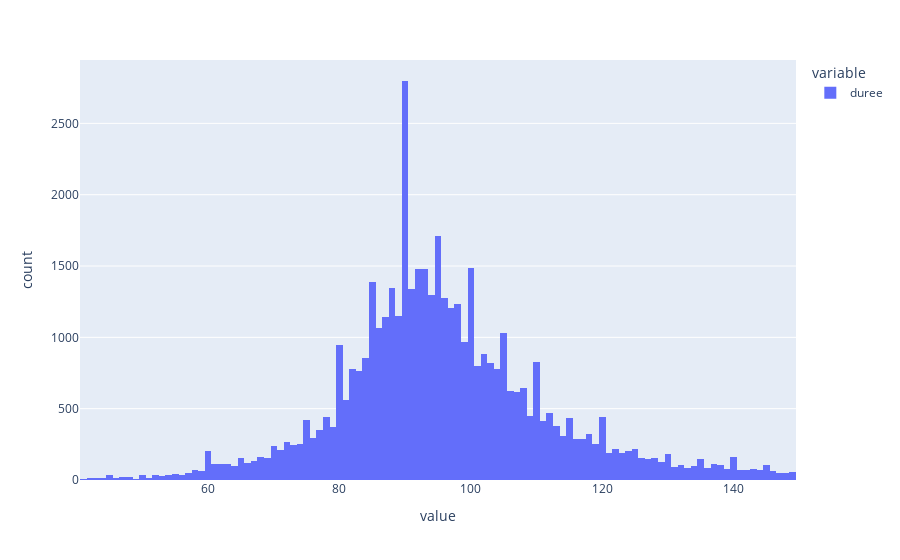

Notebook cell for this chart:
### Code cell
dfduree = dfnumVotes.sort_values(by=['duree'])
dfduree = dfduree[dfduree['duree'] < 150]
dfduree = dfduree[dfduree['duree'] > 40]

print(len(dfduree))

px.histogram(dfduree["duree"])

### Figure 1 — Plotly figure (JSON) as saved in the notebook; plotly's stock layout.template omitted (floating-point values rounded to 4 significant figures; data arrays with more than 128 entries replaced by an {"elided": "..."} marker saying what was removed)
{"data": [{"alignmentgroup": "True", "bingroup": "x", "hovertemplate": "variable=duree<br>value=%{x}<br>count=%{y}<extra></extra>", "legendgroup": "duree", "marker": {"color": "#636efa", "pattern": {"shape": ""}}, "name": "duree", "offsetgroup": "duree", "orientation": "v", "showlegend": true, "type": "histogram", "x": {"elided": "45780 int values"}, "xaxis": "x", "yaxis": "y"}], "layout": {"barmode": "relative", "legend": {"title": {"text": "variable"}, "tracegroupgap": 0}, "margin": {"t": 60}, "xaxis": {"anchor": "y", "domain": [0, 1], "title": {"text": "value"}}, "yaxis": {"anchor": "x", "domain": [0, 1], "title": {"text": "count"}}}}
